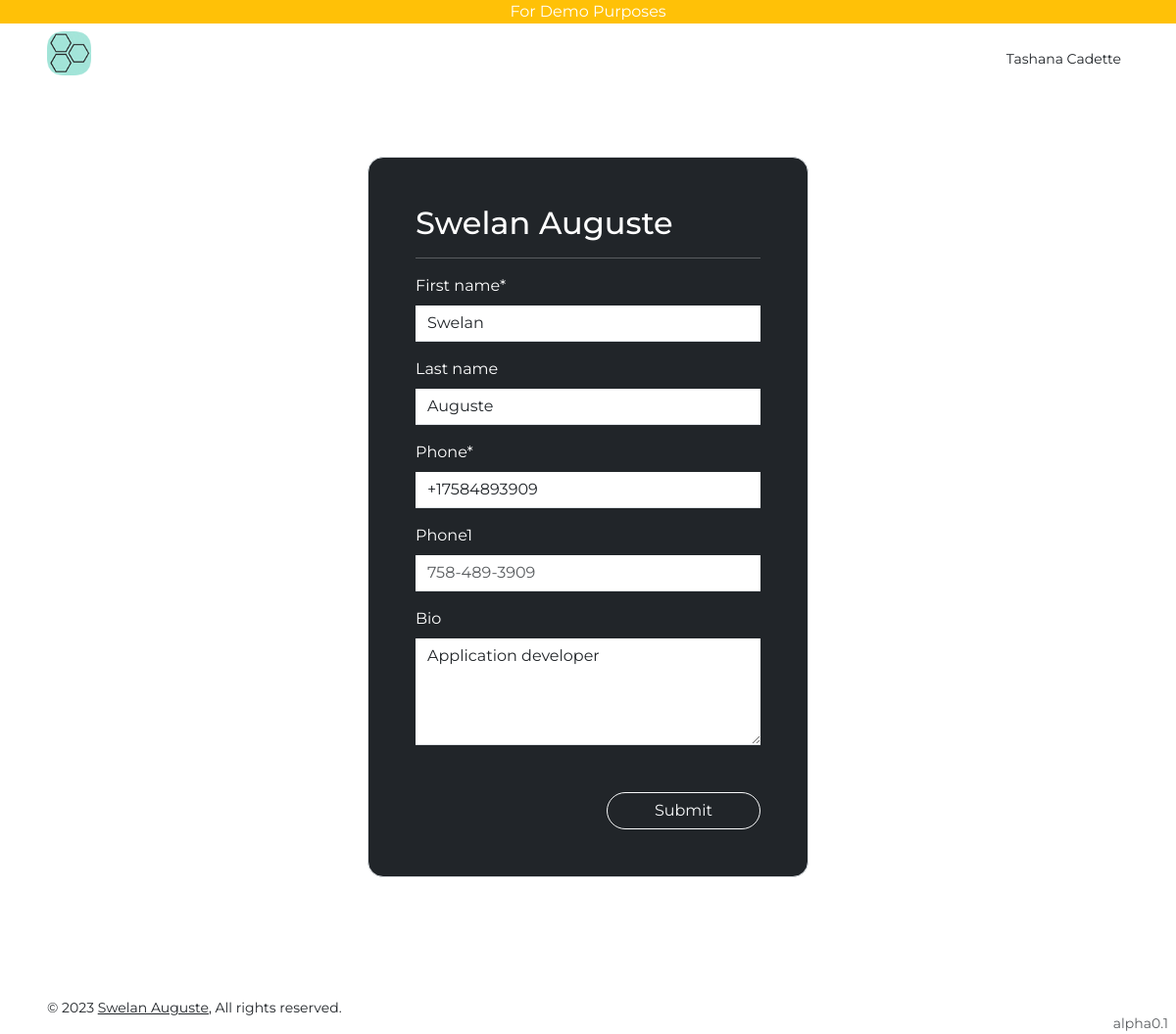
/profiles/profile/d0affec0-961c-48f5-baeb-702d6160e4ae (signed in), run on the app's committed database.
### users/models.py (models this page shows, shortened)
class User(AbstractUser):
    is_viewer = models.BooleanField(default=True)
    is_admin = models.BooleanField(default=False)

class Profile(models.Model):
    user = models.OneToOneField(User, on_delete=models.CASCADE, related_name="profile")
    uid = models.UUIDField(default=uuid.uuid4, editable=False, unique=True)
    first_name = models.CharField(max_length=255)
    last_name = models.CharField(max_length=255, blank=True)
    slug = models.SlugField(max_length=255, blank=True)
    phone = models.TextField(null=True, default="+1")
    phone1 = models.TextField(blank=True)
    bio = models.TextField(blank=True)
    def get_absolute_url(self):
        return reverse("profile", kwargs={"slug": self.slug})
    def __str__(self) -> str:
        if self.first_name and self.last_name:
            return f"{self.first_name} {self.last_name}"
        return self.user.email

### users/views.py (the view)
# urls.py: path("profile/<slug:slug>", ProfileUpdateView.as_view(), name="profile"),
class ProfileUpdateView(LoginRequiredMixin, SuccessMessageMixin, UpdateView):
    model = Profile
    form_class = ProfileUpdateForm
    success_message = "Updated"

### users/forms.py
class ProfileUpdateForm(forms.ModelForm):
    class Meta:
        model = Profile
        fields = "__all__"
        exclude = ["user", "uid", "slug"]
        widgets = {
            "bio": Textarea(attrs={"cols": 80, "rows": 4, "class": no_border}),
            "first_name": TextInput(attrs={"class": no_border}),
            "last_name": TextInput(attrs={"class": no_border}),
            "phone": TextInput(
                attrs={
                    "class": no_border,
                    "inputmode": "numeric",
                    "type": "text",
                    "pattern": "+[0-9]",
                    "placeholder": "758-489-3909",
                }
            ),
            "phone1": TextInput(
                attrs={
                    "class": no_border,
                    "inputmode": "numeric",
                    "type": "text",
                    "pattern": "+[0-9]",
                    "placeholder": "758-489-3909",
                }
            ),
        }

### templates/users/profile_form.html (shortened to what this page needs)
{% extends 'base.html' %}
{% load crispy_forms_tags %}
{% block content %}
<div class="container py-5">
        <form action=""
            enctype="multipart/form-data"
            method="post">
            <div class="border p-5 col-lg-5 mx-auto rounded-4 bg-dark text-white">
                <h2>{{object}}</h2>
                <hr>
                {{form|crispy}}
                <div class="mt-5 text-end">
                    <button class="btn btn-outline-light px-5 rounded-pill"
                        type="submit">Submit</button>
                </div>
            </div>
        </form>
</div>
{% endblock content %}

### templates/navbar.html (shortened to what this page needs)
{% load static %}
<div class="w-100 bg-warning text-center text-white">For Demo Purposes</div>
<nav class="row sticky-top bg-white">
    <div class="col">
        <div class="d-flex py-lg-2 px-lg-5 p-3 bg-white">
            <a class="h3 text-decoration-none text-dark fw-bold me-4"
                href="/">
            <img height="45rem" src="{% static 'images/favicon.ico' %}" alt=""></a>
        </div>
    </div>
    <div class="col">
        <div class="d-flex py-lg-4 px-lg-5 p-3 bg-white justify-content-end">
            {% if request.user.is_authenticated %}
            <div class="dropdown me-2">
                <a class="text-decoration-none text-dark bg-transparent border-0 small p-0 m-0"
                    type="button"
                    data-bs-toggle="dropdown"
                    aria-expanded="false">
                    <span>{{request.user.profile}}</span>
                </a>
            </div>
            {% else %}
            <a class="text-dark"
                href="{% url 'account_login' %}">Sign in</a></li>
            {% endif %}
        </div>
    </div>
</nav>

### static/css/styles.css (style rules this page uses)
html, body { font-family: 'Montserrat', sans-serif; }
body { min-height: 100vh; min-height: -webkit-fill-available; }
html { height: -webkit-fill-available; }

### data on the page
User: user.profile "Tashana Cadette"
Profile: first_name+last_name "Swelan Auguste", first_name "Swelan", last_name "Auguste", phone "+17584893909", bio "Application developer"
